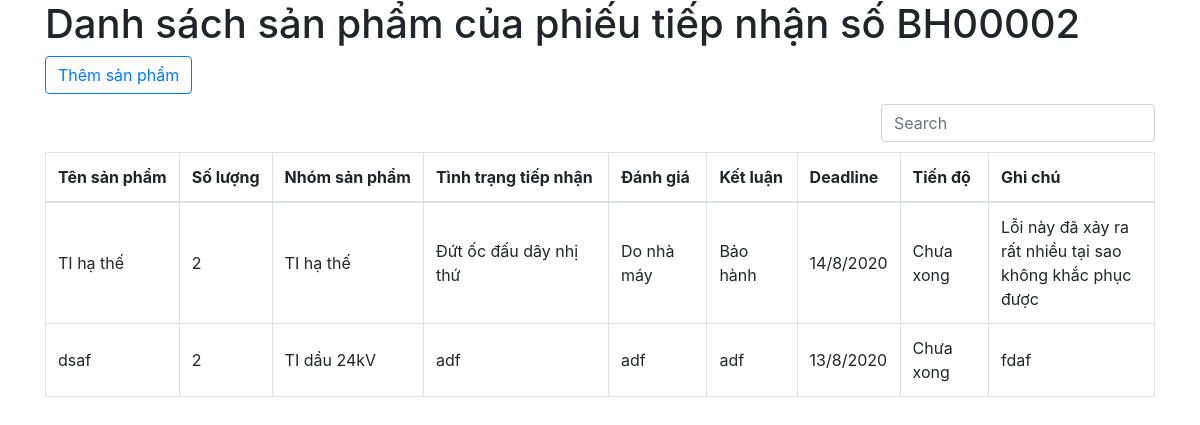
Page /baohanh/notedetail/2 on the committed database.
### baohanh/models.py (models this page shows, shortened)
class receiveTable(models.Model):
    noteNumber = models.CharField(max_length=10, unique=True)
    customers = models.CharField(max_length=50)
    receiveDay = models.DateField(auto_now_add=True)
    note = models.TextField()

class item(models.Model):
    group = [
        ("TIDAU24", "TI dầu 24kV"),
        ("TUDAU24","TU dầu 24kV"),
        ("TIKHO24I", "TI khô 24kV trong nhà"),
        ("TIKHO24O", "TI khô 24kV ngoài trời"),
        ("TIHT", "TI hạ thế"),
    ]
    noteNumber = models.ForeignKey(receiveTable, on_delete=models.CASCADE, related_name="item")
    itemName = models.CharField(max_length=60)
    quantity = models.IntegerField(null=False)
    itemGroup = models.CharField(max_length=10, choices=group)
    status = models.CharField(max_length=128, blank=True)
    check = models.CharField(max_length=128, blank=True)
    conclude = models.CharField(max_length=128, blank=True)
    deadline = models.DateField()
    note = models.TextField(blank=True)
    done = models.BooleanField(choices=[(True, "Xong"), (False, "Chưa xong")], default=False)

### baohanh/views.py (the view)
# urls.py: path('notedetail/<int:note_id>', views.notedetail, name="notedetail"),
def notedetail(request, note_id):
    if request.method == "POST":
        form = AddItemForm(request.POST)
        if form.is_valid():
            add_item = item()
            noteNumber = receiveTable.objects.get(id=note_id)
            add_item.noteNumber = noteNumber
            add_item.itemName = form.cleaned_data["itemName"]
            add_item.quantity = form.cleaned_data["quantity"]
            add_item.itemGroup = form.cleaned_data["itemGroup"]
            add_item.status = form.cleaned_data["status"]
            add_item.check = form.cleaned_data["check"]
            add_item.conclude = form.cleaned_data["conclude"]
            add_item.deadline = form.cleaned_data["deadline"]
            add_item.note = form.cleaned_data["note"]
            add_item.done = form.cleaned_data["done"]
            add_item.save()
            return redirect("baohanh:notedetail", note_id=note_id)
        else:
            print(form)
            return HttpResponse("Form is not valid")
    else:
        try:
            noteNumber = receiveTable.objects.get(id=note_id)
            items = noteNumber.item.all()
            context = {
                "noteNumber": noteNumber,
                "items": items,
            }
            return render(request, "baohanh/note_detail.html", context)
        except:
            return HttpResponse("Khong co phieu tiep nhan nay")

### baohanh/templates/baohanh/note_detail.html (shortened to what this page needs)
{% extends 'baohanh/layout.html'%}
{% block content %}
<h1>Danh sách sản phẩm của phiếu tiếp nhận số {{ noteNumber.noteNumber }}</h1>
<button type="button" class="btn btn-outline-primary" data-toggle="modal" data-target="#formModal">Thêm sản
    phẩm</button>
<table data-toggle="table" data-search="true">
    <thead>
        <tr>
            <th>Tên sản phẩm</th>
            <th>Số lượng</th>
            <th>Nhóm sản phẩm</th>
            <th>Tình trạng tiếp nhận</th>
            <th>Đánh giá</th>
            <th>Kết luận</th>
            <th>Deadline</th>
            <th>Tiến độ</th>
            <th>Ghi chú</th>
        </tr>
    </thead>
    <tbody>
        {% for item in items %}
        <tr>
            <td>{{ item.itemName }}</td>
            <td>{{ item.quantity }}</td>
            <td>{{ item.get_itemGroup_display }}</td>
            <td>{{ item.status }}</td>
            <td>{{ item.check }}</td>
            <td>{{ item.conclude }}</td>
            <td>{{ item.deadline|date:"j/n/Y" }}</td>
            <td>{{ item.get_done_display }}</td>
            <td>{{ item.note }}</td>
        </tr>
        {% empty %}
        <tr>Chưa có sản phẩm nào</tr>
        {% endfor %}
    </tbody>
</table>
{% endblock %}

### rows in the picture
receiveTable: noteNumber "BH00002"
item: itemName "TI hạ thế", quantity "2", itemGroup "TI hạ thế", status "Đứt ốc đấu dây nhị thứ", check "Do nhà máy", conclude "Bảo hành", deadline "14/8/2020", done "Chưa xong", note "Lỗi này đã xảy ra rất nhiều tại sao không khắc phục được"
item: itemName "dsaf", quantity "2", itemGroup "TI dầu 24kV", status "adf", check "adf", conclude "adf", deadline "13/8/2020", done "Chưa xong", note "fdaf"
